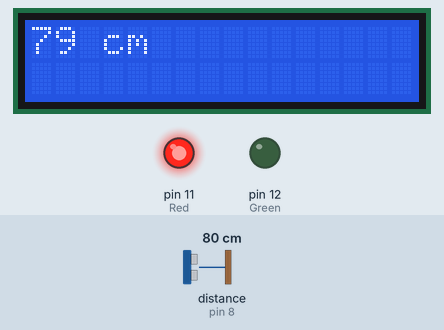
This sketch was run on a simulated Arduino Uno, built with avr-gcc and run on an emulated ATmega328P. Parts: 16×2 character LCD, output pins drawn as LEDs (lit = HIGH). Wiring (inferred from the names in the program): ultrasonic range finder: trigger pin 9; echo pin 8. Inputs (shaded band) come from the test bench; at power-on: distance to the obstacle (sensor on pin 8) 80 cm. The echo pulse lasts 58.3 µs per cm; pins used as bus, display or sensor lines are not drawn; what the sketch prints to the serial monitor is not drawn.

Above: at 1.2 s.
1.3 s: distance to the obstacle (sensor on pin 8) set to 96 cm
At 1.7 s:
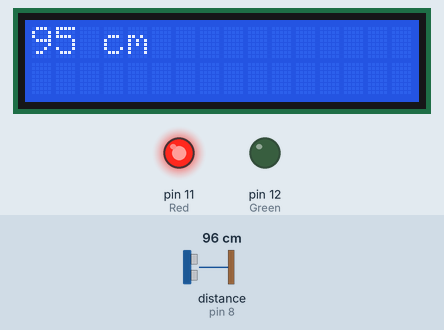
2.8 s: distance to the obstacle (sensor on pin 8) set to 105 cm
At 4.6 s:
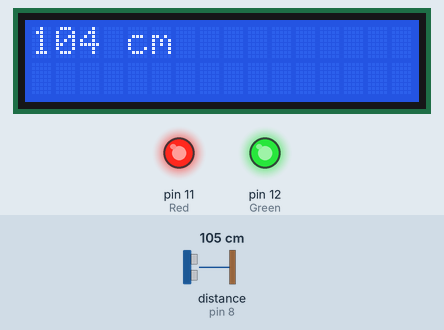
4.9 s: distance to the obstacle (sensor on pin 8) set to 197 cm
At 6.0 s:
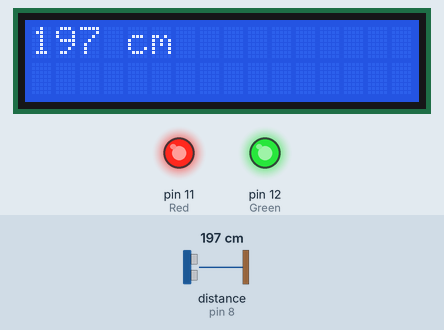
6.5 s: distance to the obstacle (sensor on pin 8) set to 204 cm
At 7.0 s:
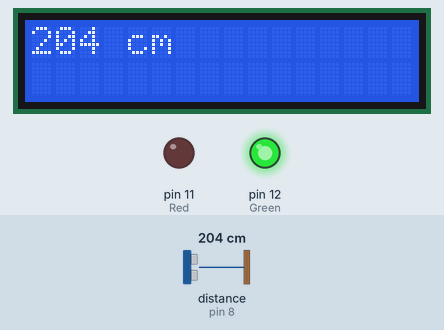
Timing chart, 0 to 9.1 s (numbered marks = the images above; inputs shaded):
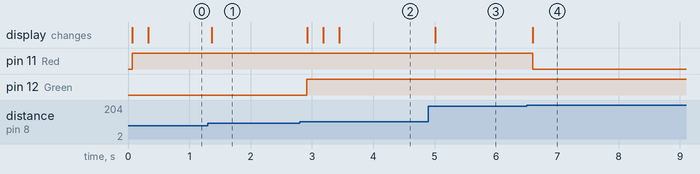

Measured:
- the behaviour switches between 100 and 101 cm on distance to the obstacle (sensor on pin 8) (found by bisection; images 1 and 2)
- the behaviour switches between 200 and 201 cm on distance to the obstacle (sensor on pin 8) (found by bisection; images 3 and 4)
- after the input at 1.3 s, the display: changes after 0.06 s (image 1)
- after the input at 2.8 s, pin 12 (Green): LOW → HIGH after 0.12 s; the display: changes after 0.12 s (image 2)
- after the input at 4.9 s, the display: changes after 0.11 s (image 3)
- after the input at 6.5 s, pin 11 (Red): HIGH → LOW after 0.10 s; the display: changes after 0.10 s (image 4)

The sketch:

ultrasound_to_rgb.ino
```cpp
const int trigger = 9; //Assign trig pin of ultrasound sensor
const int echo = 8; //Assign echo pin of ultrasound sensor
const int Red = 11; //Assign R pin of RGB LED
const int Green = 12; //Assign G pin of RGB LED
#include <LiquidCrystal.h> //Import the LCD(Liquid Crystal Display) library
LiquidCrystal lcd(7, 6, 5, 4, 3, 2); //Create an instance of the LiquidCrystal class and set the pins that RS, E & DB4-7 are in as parameters
int duration, cm; //Declare the object's duration from sensor and the cm conversion variables

void setup() {
  // put your setup code here, to run once:
  Serial.begin(9600); //Accept 9600 bytes of data to display in the serial moniter for validation
  pinMode(trigger, OUTPUT); //Set the trigger pin as an output pin
  pinMode(echo, INPUT); //Set the echo pin as an input pin
  pinMode(Red, OUTPUT); //Set the R pin as an output pin
  pinMode(Green, OUTPUT); //Set the G pin as an output pin
  lcd.begin(16, 2); //Use 16 columns and 2 rows of the LCD display
}

void loop() {
  // put your main code here, to run repeatedly:
  digitalWrite(trigger, LOW); //Turn off the trigger pin
  delay(0.005); //delay for 5 micro seconds

  digitalWrite(trigger, HIGH); //Turn on the trigger pin
  delay(0.01); //delay for 10 micro seconds

  digitalWrite(trigger, LOW); //Turn off the trigger pin again

  duration = pulseIn(echo, HIGH); //use the pulseIn method to return a value to the duration variable

  cm = (duration/2)/29.1; //Convert to cm, divide by 2 since we're not counting the return trip

  if(cm < 100) //Create an if-else statement for different ranges, when the object is < 1m away from the sensor, turn on the R pin exclusively
  {
    digitalWrite(Green, LOW);
    digitalWrite(Red, HIGH);
  }
  else if(cm >= 100 && cm <= 200) //When the object is >= 1m & <= 2m away from the sensor, turn on both the R & G pins
  {
    digitalWrite(Red, HIGH);
    digitalWrite(Green, HIGH);
  }
  else //When the object is > 2m away from the sensor, turn on the G pin exclusively
  {
    digitalWrite(Red, LOW);
    digitalWrite(Green, HIGH);
  }

  lcd.setCursor(0, 1); //Use the setCursor method to have the LCD put in the messages in the 1st and 2nd rows

  lcd.clear(); //Clear away prior messages
  lcd.print(cm); //Print the distance
  lcd.print(" cm");

  Serial.print(cm); //Print the same message to the serial monitor
  Serial.print(" cm");
  Serial.println();

  delay(250); //Delay the loop by 250 milliseconds
}
```
